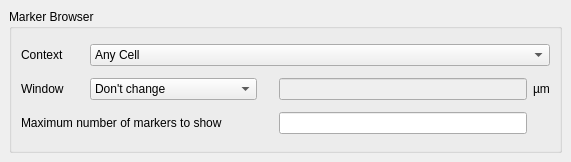
<?xml version="1.0" encoding="UTF-8"?>
<ui version="4.0">
 <class>MarkerBrowserConfigPage</class>
 <widget class="QFrame" name="MarkerBrowserConfigPage">
  <property name="geometry">
   <rect>
    <x>0</x>
    <y>0</y>
    <width>571</width>
    <height>162</height>
   </rect>
  </property>
  <property name="windowTitle">
   <string>Marker Database Browser</string>
  </property>
  <layout class="QVBoxLayout">
   <property name="spacing">
    <number>6</number>
   </property>
   <property name="margin">
    <number>9</number>
   </property>
   <item>
    <widget class="QGroupBox" name="groupBox">
     <property name="title">
      <string>Marker Browser</string>
     </property>
     <layout class="QGridLayout">
      <property name="margin">
       <number>9</number>
      </property>
      <property name="spacing">
       <number>6</number>
      </property>
      <item row="2" column="3">
       <widget class="QLineEdit" name="le_max_markers"/>
      </item>
      <item row="1" column="2">
       <spacer>
        <property name="orientation">
         <enum>Qt::Horizontal</enum>
        </property>
        <property name="sizeType">
         <enum>QSizePolicy::Minimum</enum>
        </property>
        <property name="sizeHint" stdset="0">
         <size>
          <width>10</width>
          <height>20</height>
         </size>
        </property>
       </spacer>
      </item>
      <item row="1" column="0">
       <widget class="QLabel" name="textLabel1_2">
        <property name="text">
         <string>Window      </string>
        </property>
       </widget>
      </item>
      <item row="1" column="1">
       <widget class="QComboBox" name="cbx_window">
        <item>
         <property name="text">
          <string>Don't change</string>
         </property>
        </item>
        <item>
         <property name="text">
          <string>Fit context cell</string>
         </property>
        </item>
        <item>
         <property name="text">
          <string>Fit marker with margin ..</string>
         </property>
        </item>
        <item>
         <property name="text">
          <string>Center marker</string>
         </property>
        </item>
        <item>
         <property name="text">
          <string>Center marker with size ..</string>
         </property>
        </item>
       </widget>
      </item>
      <item row="0" column="1" colspan="4">
       <widget class="QComboBox" name="cbx_context">
        <item>
         <property name="text">
          <string>Any Cell</string>
         </property>
        </item>
        <item>
         <property name="text">
          <string>Marker Database Top Cell</string>
         </property>
        </item>
        <item>
         <property name="text">
          <string>Current Cell</string>
         </property>
        </item>
        <item>
         <property name="text">
          <string>Current or Any Cell</string>
         </property>
        </item>
        <item>
         <property name="text">
          <string>Marker's Original Cell</string>
         </property>
        </item>
       </widget>
      </item>
      <item row="1" column="3">
       <widget class="QLineEdit" name="le_window">
        <property name="enabled">
         <bool>false</bool>
        </property>
       </widget>
      </item>
      <item row="2" column="0" colspan="2">
       <widget class="QLabel" name="label_2">
        <property name="text">
         <string>Maximum number of markers to show</string>
        </property>
       </widget>
      </item>
      <item row="0" column="0">
       <widget class="QLabel" name="textLabel1_3">
        <property name="text">
         <string>Context</string>
        </property>
       </widget>
      </item>
      <item row="1" column="4">
       <widget class="QLabel" name="textLabel2">
        <property name="text">
         <string>µm</string>
        </property>
       </widget>
      </item>
     </layout>
    </widget>
   </item>
  </layout>
 </widget>
 <layoutdefault spacing="6" margin="11"/>
 <resources/>
 <connections/>
</ui>
